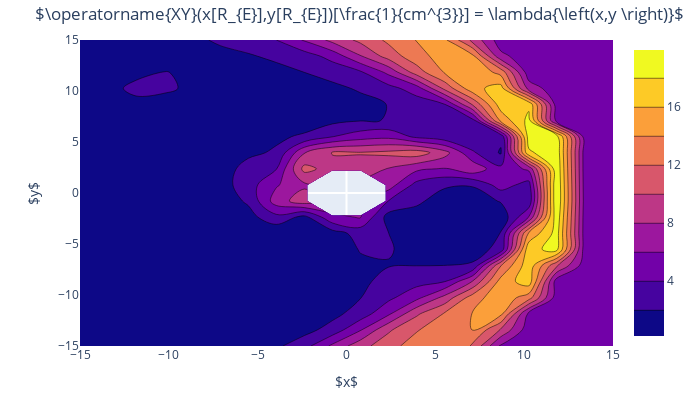
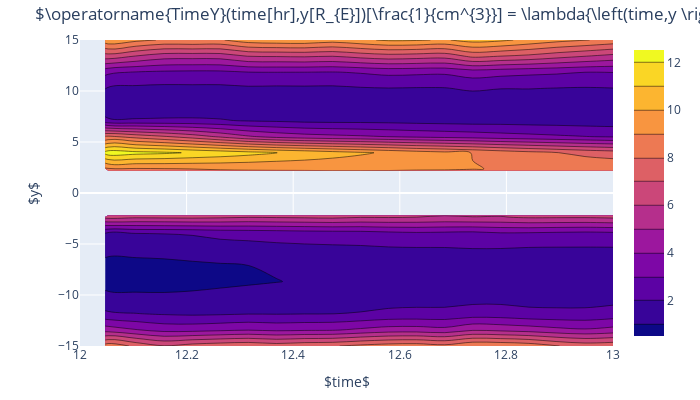
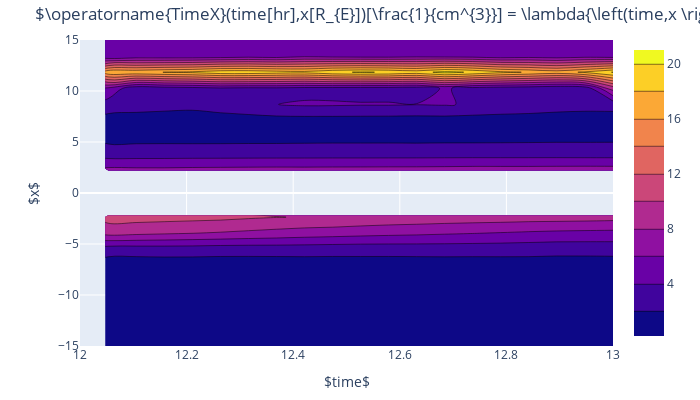
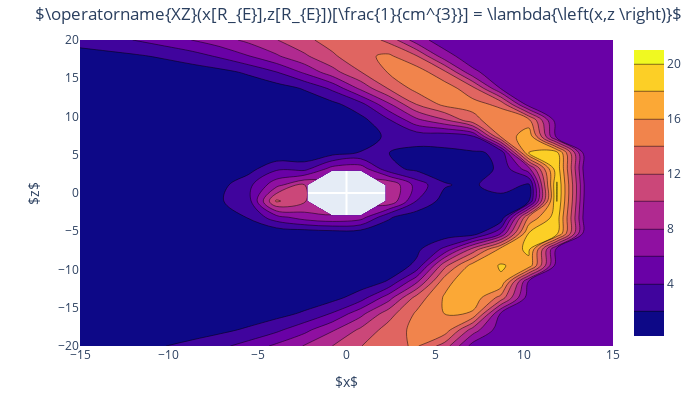

Source (notebook cell) for these figures, in order:
### Code cell
#generate each possible type of 2D plot for each variable in plot_list
xval, xarr = 0., np.linspace(-15.,15.,20)
yval, yarr = 0., np.linspace(-15.,15.,20)
zval, zarr = 2., np.linspace(-20.,20.,20)
timeval, timearr = 12.5, np.linspace(12.,13.,20)
for plot_var in plot_list:
    if plot_var not in kamodo_object.variables: 
        print(plot_var)
        continue
    print(kamodo_object.variables[plot_var]['xvec'].keys())
    print('---------------------------------------------------------------')
    print(f'--------------  Plots for {plot_var}  -----------------------')
    print('---------------------------------------------------------------')
    if len(list(kamodo_object.variables[plot_var]['xvec'].keys()))==4:  #if height depedent
        #make 2D plots for variable
        iplot(plot2D(kamodo_object, plot_var,'XY',timeval,xarr,yarr,zval))
        iplot(plot2D(kamodo_object, plot_var,'TimeY',timearr,xval,yarr,zval))
        iplot(plot2D(kamodo_object, plot_var,'TimeX',timearr,xarr,yval,zval))
        iplot(plot2D(kamodo_object, plot_var,'XZ',timeval,xarr,yval,zarr))
        iplot(plot2D(kamodo_object, plot_var,'YZ',timeval,xval,yarr,zarr))
        iplot(plot2D(kamodo_object, plot_var,'TimeZ',timearr,xval,yval,zarr))

### Figure 1 — Plotly figure (JSON) as saved in the notebook; plotly's stock layout.template omitted (floating-point values rounded to 4 significant figures; data arrays with more than 128 entries replaced by an {"elided": "..."} marker saying what was removed)
{"data": [{"meta": "2d-grid", "type": "contour", "x": [-15, -13.42, -11.84, -10.26, -8.684, -7.105, -5.526, -3.947, -2.368, -0.7895, 0.7895, 2.368, 3.947, 5.526, 7.105, 8.684, 10.26, 11.84, 13.42, 15], "y": [-15, -13.42, -11.84, -10.26, -8.684, -7.105, -5.526, -3.947, -2.368, -0.7895, 0.7895, 2.368, 3.947, 5.526, 7.105, 8.684, 10.26, 11.84, 13.42, 15], "z": {"elided": "20x20 float values"}}], "layout": {"autosize": false, "height": 400, "margin": {"b": 32, "pad": 0, "r": 30, "t": 40}, "title": {"text": "$\\operatorname{XY}(x[R_{E}],y[R_{E}])[\\frac{1}{cm^{3}}] = \\lambda{\\left(x,y \\right)}$"}, "width": 700, "xaxis": {"title": {"text": "$x$"}}, "yaxis": {"title": {"text": "$y$"}}}}

### Figure 2 — Plotly figure (JSON) as saved in the notebook; plotly's stock layout.template omitted (floating-point values rounded to 4 significant figures; data arrays with more than 128 entries replaced by an {"elided": "..."} marker saying what was removed)
{"data": [{"meta": "2d-grid", "type": "contour", "x": [12, 12.05, 12.11, 12.16, 12.21, 12.26, 12.32, 12.37, 12.42, 12.47, 12.53, 12.58, 12.63, 12.68, 12.74, 12.79, 12.84, 12.89, 12.95, 13], "y": [-15, -13.42, -11.84, -10.26, -8.684, -7.105, -5.526, -3.947, -2.368, -0.7895, 0.7895, 2.368, 3.947, 5.526, 7.105, 8.684, 10.26, 11.84, 13.42, 15], "z": {"elided": "20x20 float values"}}], "layout": {"autosize": false, "height": 400, "margin": {"b": 32, "pad": 0, "r": 30, "t": 40}, "title": {"text": "$\\operatorname{TimeY}(time[hr],y[R_{E}])[\\frac{1}{cm^{3}}] = \\lambda{\\left(time,y \\right)}$"}, "width": 700, "xaxis": {"title": {"text": "$time$"}}, "yaxis": {"title": {"text": "$y$"}}}}

### Figure 3 — Plotly figure (JSON) as saved in the notebook; plotly's stock layout.template omitted (floating-point values rounded to 4 significant figures; data arrays with more than 128 entries replaced by an {"elided": "..."} marker saying what was removed)
{"data": [{"meta": "2d-grid", "type": "contour", "x": [12, 12.05, 12.11, 12.16, 12.21, 12.26, 12.32, 12.37, 12.42, 12.47, 12.53, 12.58, 12.63, 12.68, 12.74, 12.79, 12.84, 12.89, 12.95, 13], "y": [-15, -13.42, -11.84, -10.26, -8.684, -7.105, -5.526, -3.947, -2.368, -0.7895, 0.7895, 2.368, 3.947, 5.526, 7.105, 8.684, 10.26, 11.84, 13.42, 15], "z": {"elided": "20x20 float values"}}], "layout": {"autosize": false, "height": 400, "margin": {"b": 32, "pad": 0, "r": 30, "t": 40}, "title": {"text": "$\\operatorname{TimeX}(time[hr],x[R_{E}])[\\frac{1}{cm^{3}}] = \\lambda{\\left(time,x \\right)}$"}, "width": 700, "xaxis": {"title": {"text": "$time$"}}, "yaxis": {"title": {"text": "$x$"}}}}

### Figure 4 — Plotly figure (JSON) as saved in the notebook; plotly's stock layout.template omitted (floating-point values rounded to 4 significant figures; data arrays with more than 128 entries replaced by an {"elided": "..."} marker saying what was removed)
{"data": [{"meta": "2d-grid", "type": "contour", "x": [-15, -13.42, -11.84, -10.26, -8.684, -7.105, -5.526, -3.947, -2.368, -0.7895, 0.7895, 2.368, 3.947, 5.526, 7.105, 8.684, 10.26, 11.84, 13.42, 15], "y": [-20, -17.89, -15.79, -13.68, -11.58, -9.474, -7.368, -5.263, -3.158, -1.053, 1.053, 3.158, 5.263, 7.368, 9.474, 11.58, 13.68, 15.79, 17.89, 20], "z": {"elided": "20x20 float values"}}], "layout": {"autosize": false, "height": 400, "margin": {"b": 32, "pad": 0, "r": 30, "t": 40}, "title": {"text": "$\\operatorname{XZ}(x[R_{E}],z[R_{E}])[\\frac{1}{cm^{3}}] = \\lambda{\\left(x,z \\right)}$"}, "width": 700, "xaxis": {"title": {"text": "$x$"}}, "yaxis": {"title": {"text": "$z$"}}}}
